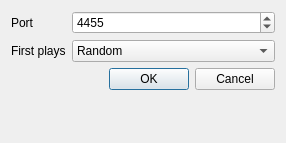
<?xml version="1.0" encoding="UTF-8"?>
<ui version="4.0">
 <class>CreateDialog</class>
 <widget class="QDialog" name="CreateDialog">
  <property name="geometry">
   <rect>
    <x>0</x>
    <y>0</y>
    <width>286</width>
    <height>143</height>
   </rect>
  </property>
  <property name="windowTitle">
   <string>Create new game</string>
  </property>
  <layout class="QFormLayout" name="formLayout">
   <item row="0" column="0">
    <widget class="QLabel" name="label">
     <property name="text">
      <string>Port</string>
     </property>
    </widget>
   </item>
   <item row="0" column="1">
    <widget class="QSpinBox" name="port">
     <property name="maximum">
      <number>65535</number>
     </property>
     <property name="value">
      <number>4455</number>
     </property>
    </widget>
   </item>
   <item row="2" column="0" colspan="2">
    <widget class="QDialogButtonBox" name="buttonBox">
     <property name="orientation">
      <enum>Qt::Horizontal</enum>
     </property>
     <property name="standardButtons">
      <set>QDialogButtonBox::Cancel|QDialogButtonBox::Ok</set>
     </property>
    </widget>
   </item>
   <item row="1" column="0">
    <widget class="QLabel" name="label_2">
     <property name="text">
      <string>First plays</string>
     </property>
    </widget>
   </item>
   <item row="1" column="1">
    <widget class="QComboBox" name="firstPlayer">
     <item>
      <property name="text">
       <string>Random</string>
      </property>
     </item>
     <item>
      <property name="text">
       <string>You</string>
      </property>
     </item>
     <item>
      <property name="text">
       <string>Opponent</string>
      </property>
     </item>
    </widget>
   </item>
  </layout>
 </widget>
 <tabstops>
  <tabstop>port</tabstop>
  <tabstop>firstPlayer</tabstop>
  <tabstop>buttonBox</tabstop>
 </tabstops>
 <resources/>
 <connections>
  <connection>
   <sender>buttonBox</sender>
   <signal>accepted()</signal>
   <receiver>CreateDialog</receiver>
   <slot>accept()</slot>
   <hints>
    <hint type="sourcelabel">
     <x>257</x>
     <y>133</y>
    </hint>
    <hint type="destinationlabel">
     <x>157</x>
     <y>274</y>
    </hint>
   </hints>
  </connection>
  <connection>
   <sender>buttonBox</sender>
   <signal>rejected()</signal>
   <receiver>CreateDialog</receiver>
   <slot>reject()</slot>
   <hints>
    <hint type="sourcelabel">
     <x>276</x>
     <y>133</y>
    </hint>
    <hint type="destinationlabel">
     <x>286</x>
     <y>274</y>
    </hint>
   </hints>
  </connection>
 </connections>
</ui>
